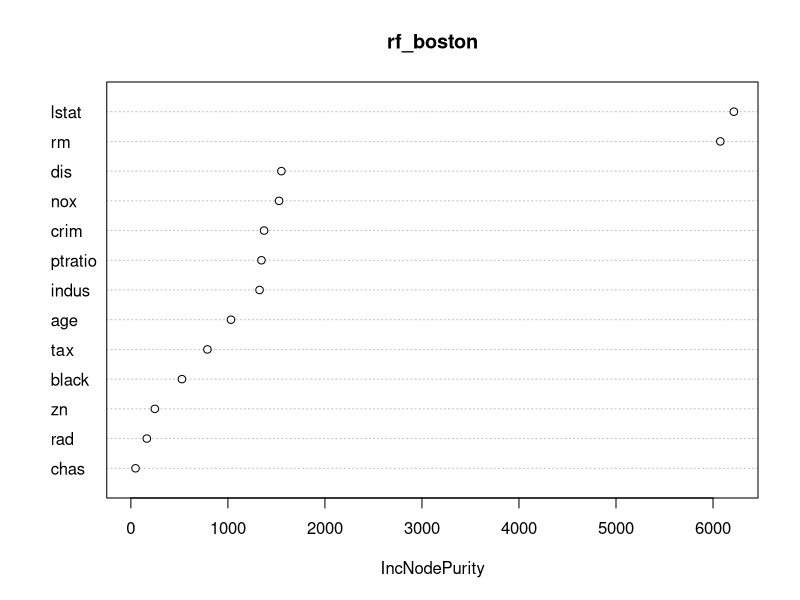
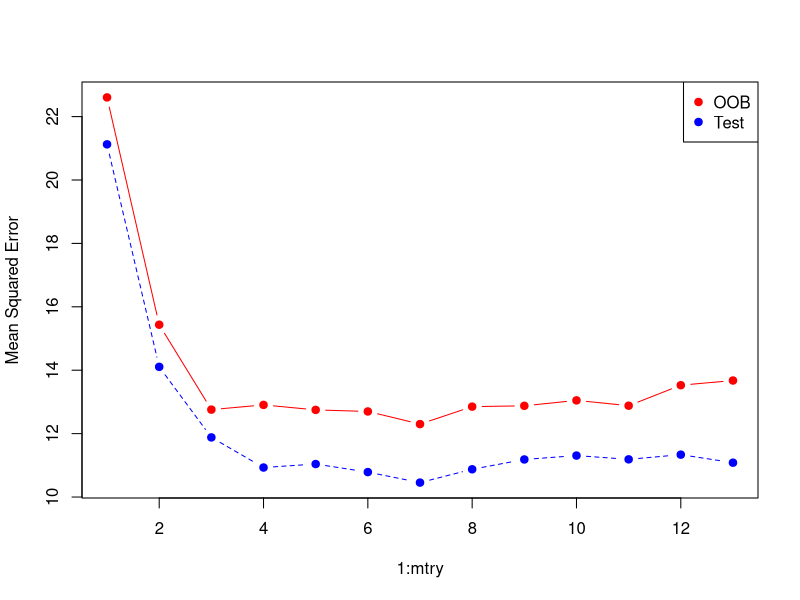

These figures' R source, in order:
# Tree decision -----------------------------------------------------------

# 3 methods of decision trees: bagging, random forest and boosting

# Random Forest/Bagging ---------------------------------------------------
library(randomForest)
library(MASS)

# Random forest does a lots of trees then averaging them and reduce the variance
# by averaging

dim(Boston)

set.seed(101)
train <- sample(1:nrow(Boston), 300)

rf_boston <- randomForest(medv ~ ., data = Boston, subset = train)
rf_pred <- predict(rf_boston, Boston[- train,])
# Mean squared error:
mean((rf_pred - Boston[- train, "medv"])^2)
# Variables importance:
varImpPlot(rf_boston)

rf_boston
# The MSR and % variance explained are based on OOB or
# out of bag estimates, a very clever device in random forests
# to get honest error estimates. The model reports that 'mtry=4',
# which is the number of variables randomly chosen at each
# split. Since p=13 here, we could try all 13 possible values of 
# 'mtry'. We will do so, record the results, and make a plot

# fitting 13 randomForests 
oob_err <- double(13)
test_err <- double(13)

for(mtry in 1:13) {
  fit <- randomForest(medv ~., data = Boston, subset = train, mtry = mtry, 
                      ntree = 400)
  oob_err[mtry] <- fit$mse[400]; # MSE
  pred <- predict(fit, Boston[- train,])
  test_err[mtry] <- with(Boston[- train,], mean((medv - pred)^2)); # MSE
  cat(mtry, " ")
}

matplot(1:mtry, cbind(oob_err, test_err), pch = 19, col = c("red", "blue"),
        type = "b", ylab = "Mean Squared Error")

legend("topright", legend = c("OOB", "Test"), pch = 19, col = c("red", "blue"))
